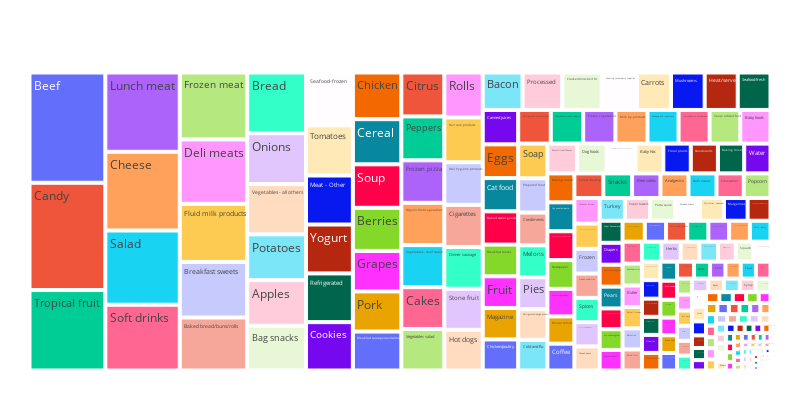

Notebook cell for this chart:
### Code cell
fig = px.treemap(popular_items_df, path=['product'],values='count', width=800, height=400)
fig.update_layout(
    margin = dict(t=50, l=25, r=25, b=25))
fig.show()

### Figure 1 — Plotly figure (JSON) as saved in the notebook; plotly's stock layout.template omitted (floating-point values rounded to 4 significant figures; data arrays with more than 128 entries replaced by an {"elided": "..."} marker saying what was removed)
{"data": [{"branchvalues": "total", "domain": {"x": [0, 1], "y": [0, 1]}, "hovertemplate": "labels=%{label}<br>count=%{value}<br>parent=%{parent}<br>id=%{id}<extra></extra>", "ids": {"elided": "247 str values"}, "labels": {"elided": "247 str values"}, "name": "", "parents": {"elided": "247 str values"}, "type": "treemap", "values": {"elided": "247 int values"}}], "layout": {"height": 400, "legend": {"tracegroupgap": 0}, "margin": {"b": 25, "l": 25, "r": 25, "t": 50}, "width": 800}}
